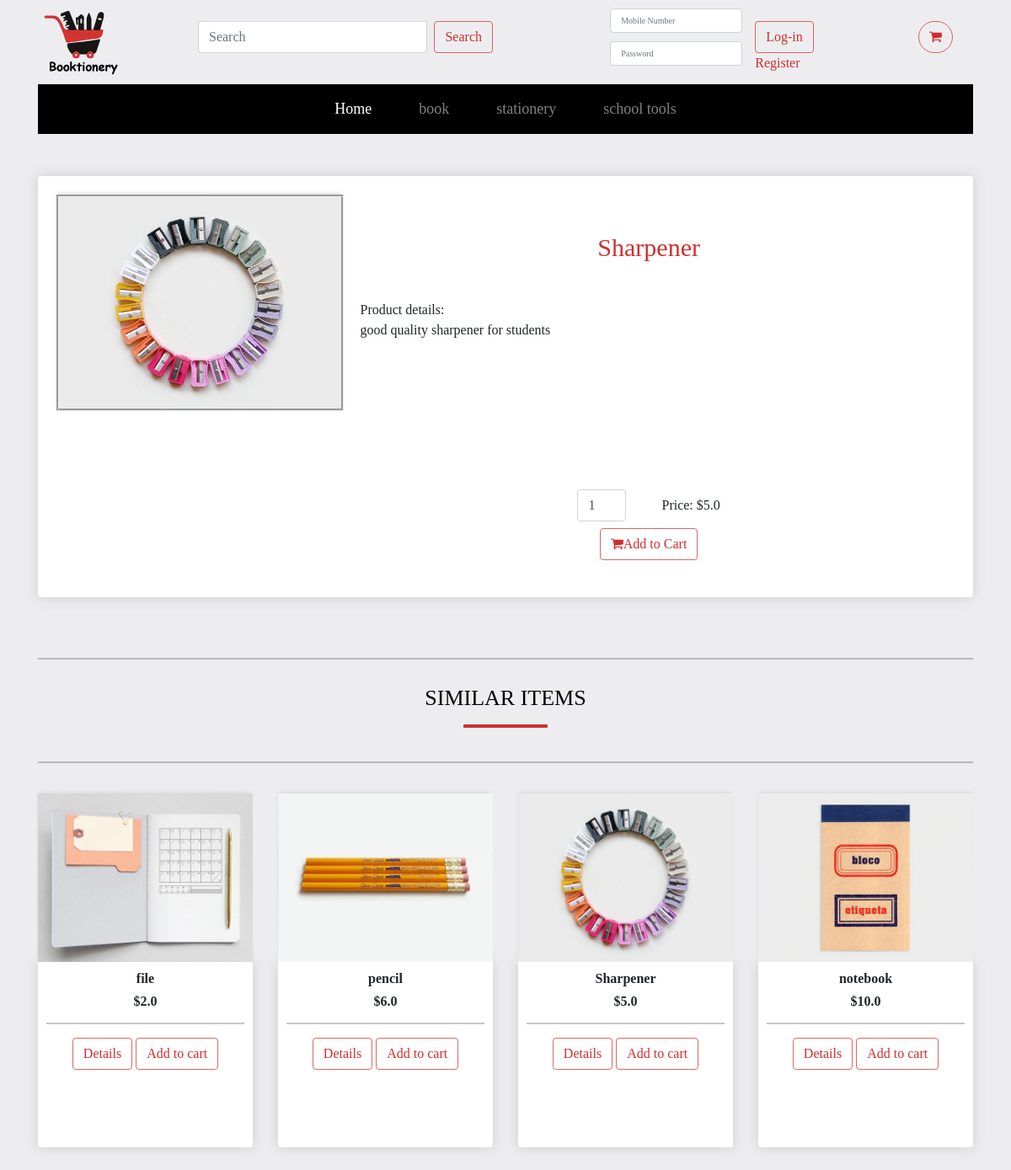
The page /details/stationery/4 on the database its author committed.
### booktioneryapp/models.py (models this page shows)
class Category(models.Model):
    name = models.CharField(max_length=255)
    created_at = models.DateTimeField(auto_now_add=True)
    updated_at = models.DateTimeField(auto_now=True)

class Product(models.Model):
    name = models.CharField(max_length=255)
    description = models.TextField()
    price = models.FloatField()
    cat= models.ForeignKey(Category, related_name="Category_products", on_delete = models.CASCADE)
    available_quantity = models.IntegerField()
    img = models.CharField(max_length=255)
    updated_at = models.DateTimeField(auto_now=True)

### booktioneryapp/views.py (the view)
# urls.py: path('details/<product_cat_name>/<int:product_id>',views.view_product ),
def view_product(request,product_cat_name,product_id):
    product = models.get_product(product_id)
    category = models.get_category(product_cat_name)
    category_list = models.all_categorys()
    print("&"*30)
    print(product.img)
    if 'user_id' in request.session:
        context = {
            'first_name':request.session['first_name'],
            'last_name':request.session['last_name'],
            'user_id':request.session['user_id'],
            'categorys':category_list,
            'pos':'product_page',
            'product':product,
            'category':category.Category_products.all()[0:4],
        }
        return render(request,'product.html',context)
    else:
        context = {
            'categorys':category_list,
            'pos':'product_page',
            'product':product,
            'category':category.Category_products.order_by('-id')[0:4],
        }
        return render(request,'product.html',context)
    return render(request,'product.html',context)

### booktioneryapp/models.py (called while the page is built)
def get_product(product_id):
    product = Product.objects.filter(id=product_id)
    return product[0]

def all_categorys():
    category_list = Category.objects.all()
    return category_list

def get_category(product_cat_name):
    category = Category.objects.filter(name=product_cat_name)
    return category[0]

### booktioneryapp/templates/product.html (shortened to what this page needs)
{% include "header/header_s2.html" %}
<!DOCTYPE html>
<html>
<head>
	{% load static %}
	<link rel="stylesheet" href="https://stackpath.bootstrapcdn.com/bootstrap/4.4.1/css/bootstrap.min.css"
>
	<link rel="stylesheet" href="{% static 'css/product.css' %}">
</head>
<body>
	<div class="container">
		<div class="row">
			<div class="col-lg-12">
				<div class="box-element">
					<div class="prod_img">
						{% with '../static/img/'|add:product.img as imagePath %}
						<img src='{% static imagePath %}.png' class="thumbnail" alt="{{product.name}}">
						{% endwith %}
					</div>
					<div class="cart-row">
						<div id="product_name">{{product.name}}</div>
						<div id="desc">
							<p>Product details:<br>{{product.description}}</p>
						</div>
						<div>
							<form action="/addcart2/{{product.id}}" method="post">
								<label for="quantity"><input class="form-control me-2 quantity" type="number"
										id="quantity" name="quantity" min="1" max="{{product.available_quantity}}" value="1"></label>
								<label for="price">Price: ${{product.price}}</label>
								<br>
								<button class="btn btn-outline-success btn-my" type="submit"><i class="fa fa-shopping-cart"
									aria-hidden="true"></i>Add to Cart</button>
						</div>
					</div>
				</div>
			</div>
		</div>
	</div>
	<div class="container">
		<hr>
		<h2>Similar Items</h2>
		<hr>
		<div class="row">
			{% for product in category %}
			<div class="col-lg-3">
				{% with '../static/img/'|add:product.img as imagePath %}
				<img src='{% static imagePath %}.png' class="thumbnail" alt="{{product.name}}">
				{% endwith %}
				<div class="box-elements product">
					<h6><strong>{{product.name}}</strong></h6>
					<h6><strong>${{product.price}}</strong></h6>
					<hr>
					<a class="btn btn-outline-success" href="/details/{{product.cat.name}}/{{product.id}}">Details</a>
					<a class="btn btn-outline-success" href="/addcart/{{product.cat.name}}/{{product.id}}">Add to cart</a>
				</div>
			</div>
			{% endfor %}
		</div>
	</div>
</body>
</html>

### booktioneryapp/templates/header/header_s2.html (shortened to what this page needs)
<!DOCTYPE html>
<html lang="en">
    <head>
        {% load static %}
        <link href="https://cdn.jsdelivr.net/npm/bootstrap@5.0.0-beta1/dist/css/bootstrap.min.css" rel="stylesheet"
>
        <link rel="stylesheet" href="https://cdnjs.cloudflare.com/ajax/libs/font-awesome/4.7.0/css/font-awesome.min.css">
        <link rel="stylesheet" href="{% static 'css/header.css' %}">
        <link rel="stylesheet" href="//code.jquery.com/ui/1.12.1/themes/base/jquery-ui.css">
        <link rel="stylesheet" href="https://maxcdn.bootstrapcdn.com/bootstrap/4.5.2/css/bootstrap.min.css">
    </head>
<body>
    <div class="container">
        <div class="row space-between header">
            <div class="logo-img col-lg-2 ">
                <img src="{% static 'img/logo.png' %}" alt="booktionery logo">
            </div>
            <div class="search col-lg-4">
                <form class="d-flex" action="/search" method="POST">
                    <input name="product" id="product" class="form-control me-2 product" type="search"
                        placeholder="Search" aria-label="Search">
                    <button class="btn btn-outline-success" type="submit">Search</button>
                </form>
            </div>
            <div class="col-lg-5 space-between">
                {% if not user_id %}
                <form class="d-flex space-center" action="/login" method="POST">
                    <div class="margin-l-r">
                        <input class="form-control me-2" name="mobile_number" type="text" placeholder="Mobile Number"
                            id="mobile_number" required>
                        <input class="form-control me-2" name="password" type="password" placeholder="Password"
                            id="password" required>
                    </div>
                    <div>
                        <button class="btn btn-outline-success btn-m" type="submit">Log-in</button>
                        <br>
                        <a class="anchor" href="/register">Register</a>
                    </div>
                </form>
                {% endif %}
            </div>
            <div class="col-lg-1">
                <form action="" method="POST">
                    <a class="btn btn-outline-success btn-m btn-border cart" href="/cart/{{user_id}}"><i class="fa fa-shopping-cart" aria-hidden="true"></i> {{request.session.cart}}</a>
                </form>
            </div>
        </div>
        <nav class="navbar navbar-expand-lg navbar-dark">
            <div class="container-fluid">
                <div class="collapse navbar-collapse space-around" id="navbarNavDropdown">
                    <ul class="navbar-nav navbar-dark">
                        <li class="nav-item">
                            {% if not user_id %}
                            <a class="nav-link active" aria-current="page" href="/">Home</a>
                            {% endif %}
                        </li>
                        {% for category in categorys %}
                        {% if category.name != 'school_tools' %}
                        <li class="nav-item">
                            {% if not user_id %}
                            <a class="nav-link" href="/products/{{category.name}}">{{category.name}}</a>
                            {% endif %}
                        </li>
                        {% endif %}
                        {% if category.name == 'school_tools' %}
                        <li class="nav-item">
                            {% if not user_id %}
                            <a class="nav-link" href="/products/{{category.name}}">school tools</a>
                            {% endif %}
                        </li>
                        {% endif %}
                        {% endfor %}
                    </ul>
                </div>
            </div>
        </nav>
    </div>
</body>
</html>

### booktioneryapp/static/css/header.css (style rules this page uses)
body { background-color:#ededf0; font-family: cursive; }
.header { background-color: #ededf0; }
.search { margin-top: 25px; }
input[type=text] { margin-top: 10px; font-size: x-small; margin-right: 20px; }
input[type=password] { margin-top: 10px; font-size: x-small; margin-right: 20px; }
.btn-m { margin-top: 25px; }
.btn-border { border-radius: 35px !important; }
.space-between { justify-content: space-between !important; }
.space-around { justify-content: space-around !important; }
.space-center { justify-content: center; }
.btn-outline-success { color: #d22e2c !important; border-color: #d22f2cbb !important; }
.navbar-nav .nav-item { margin: 0px 20px !important; font-size: large; }
.navbar-expand-lg { background-color: black !important; }
.margin-l-r { margin: 0px 15px; }
.anchor { color: #d22e2c !important; text-decoration: none; }

### booktioneryapp/static/css/product.css (style rules this page uses)
body { background-color:#ededf0; max-height: 1050px; font-family: cursive; }
.box-element { box-shadow:hsl(0, 0%, 80%) 0 0 16px; background-color: #fff; border-radius: 4px; padding: 2%; max-height: 500px; display: flex; flex-direction: row; margin-bottom: 5%; }
.col-lg-12 { margin-top: 50px; text-align: center; }
.btn-outline-success { color: #d22e2c !important; border-color: #d22f2cbb !important; }
.prod_img { max-width: 500px; max-height: 400px; }
.prod_img img { border-style: groove; height: fit-content; max-width: 500px; max-height: 400px; }
.cart-row { margin-top: 40px; display: flex; flex-direction: column; align-items: flex-stretch; padding-bottom: 10px; margin-bottom: 10px; width: 100%; height: 500px; }
#product_name { color: #d22e2c; font-size: 30px; margin-bottom: 20px; }
#desc { font-size: 16px; padding: 20px; height: 50%; text-align: justify; }
.quantity { width: 60%; }
a { margin: 0 auto; }
.box-elements { box-shadow:hsl(0, 0%, 80%) 0 0 16px; background-color: #fff; border-radius: 4px; padding: 10px; height: 220px; margin-bottom: 100px; }
.thumbnail { width: 100%; min-height: 200px; -webkit-box-shadow: -1px -3px 5px -2px rgba(214,214,214,1); -moz-box-shadow: -1px -3px 5px -2px rgba(214,214,214,1); box-shadow: -1px -3px 5px -2px rgba(214,214,214,1); }
.product { border-radius: 0 0 4px 4px; }
.col-lg-3 { margin-top: 20px; text-align: center; }
h2 { color: #000; font-size: 26px; font-weight: 300; text-align: center; text-transform: uppercase; position: relative; margin: 30px 0 60px; }
h2::after { content: ""; width: 100px; position: absolute; margin: 0 auto; height: 4px; border-radius: 1px; background: #d22e2c; left: 0; right: 0; bottom: -20px; }

### rows shown on the page
Category: name "book"
Category: name "stationery"
Product: name "Sharpener", description "good quality sharpener for students", price "5.0", shows a picture
Product: name (picture), name "file", price "2.0"
Product: name (picture), name "pencil", price "6.0"
Product: name (picture), name "notebook", price "10.0"
